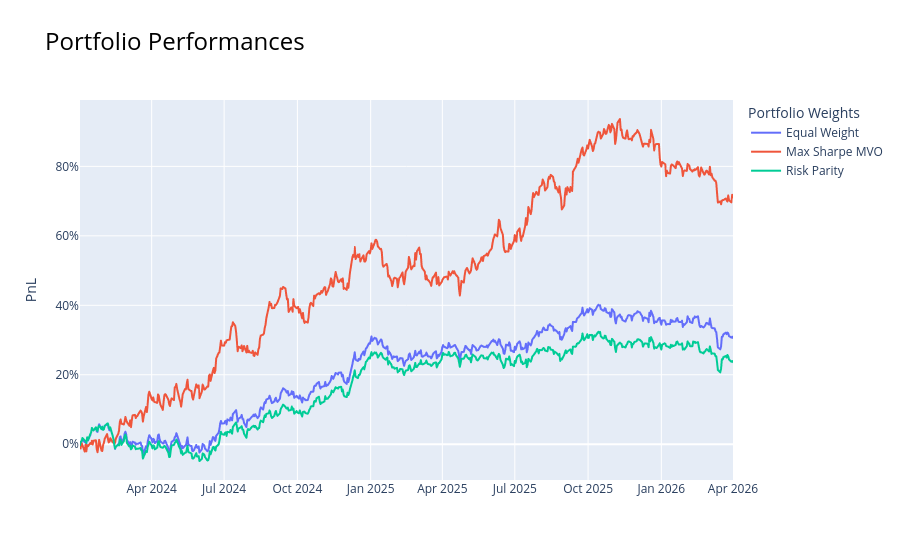

The code cell stored with this chart in its notebook:
### Code cell
# plot portfolio performances
portfolio_performances = pd.concat(perfs, axis=1)
fig = px.line(
    portfolio_performances,
    y=portfolio_performances.columns,
    x=portfolio_performances.index,
    title="Portfolio Performances",
)
fig.update_layout(
    xaxis_title=None,
    yaxis_title="PnL",
    legend_title="Portfolio Weights",
    title_font_size=24,
    title_font_color="black"
)
fig.update_yaxes(tickformat=".0%")
fig.show()

### Figure 1 — Plotly figure (JSON) as saved in the notebook; plotly's stock layout.template omitted (floating-point values rounded to 4 significant figures; data arrays with more than 128 entries replaced by an {"elided": "..."} marker saying what was removed)
{"data": [{"hovertemplate": "variable=Equal Weight<br>Date=%{x}<br>value=%{y}<extra></extra>", "legendgroup": "Equal Weight", "line": {"color": "#636efa", "dash": "solid"}, "marker": {"symbol": "circle"}, "mode": "lines", "name": "Equal Weight", "showlegend": true, "type": "scattergl", "x": {"elided": "587 str values"}, "xaxis": "x", "y": {"elided": "587 float values"}, "yaxis": "y"}, {"hovertemplate": "variable=Max Sharpe MVO<br>Date=%{x}<br>value=%{y}<extra></extra>", "legendgroup": "Max Sharpe MVO", "line": {"color": "#EF553B", "dash": "solid"}, "marker": {"symbol": "circle"}, "mode": "lines", "name": "Max Sharpe MVO", "showlegend": true, "type": "scattergl", "x": {"elided": "587 str values"}, "xaxis": "x", "y": {"elided": "587 float values"}, "yaxis": "y"}, {"hovertemplate": "variable=Risk Parity<br>Date=%{x}<br>value=%{y}<extra></extra>", "legendgroup": "Risk Parity", "line": {"color": "#00cc96", "dash": "solid"}, "marker": {"symbol": "circle"}, "mode": "lines", "name": "Risk Parity", "showlegend": true, "type": "scattergl", "x": {"elided": "587 str values"}, "xaxis": "x", "y": {"elided": "587 float values"}, "yaxis": "y"}], "layout": {"legend": {"title": {"text": "Portfolio Weights"}, "tracegroupgap": 0}, "title": {"font": {"color": "black", "size": 24}, "text": "Portfolio Performances"}, "xaxis": {"anchor": "y", "domain": [0, 1], "title": {}}, "yaxis": {"anchor": "x", "domain": [0, 1], "tickformat": ".0%", "title": {"text": "PnL"}}}}
